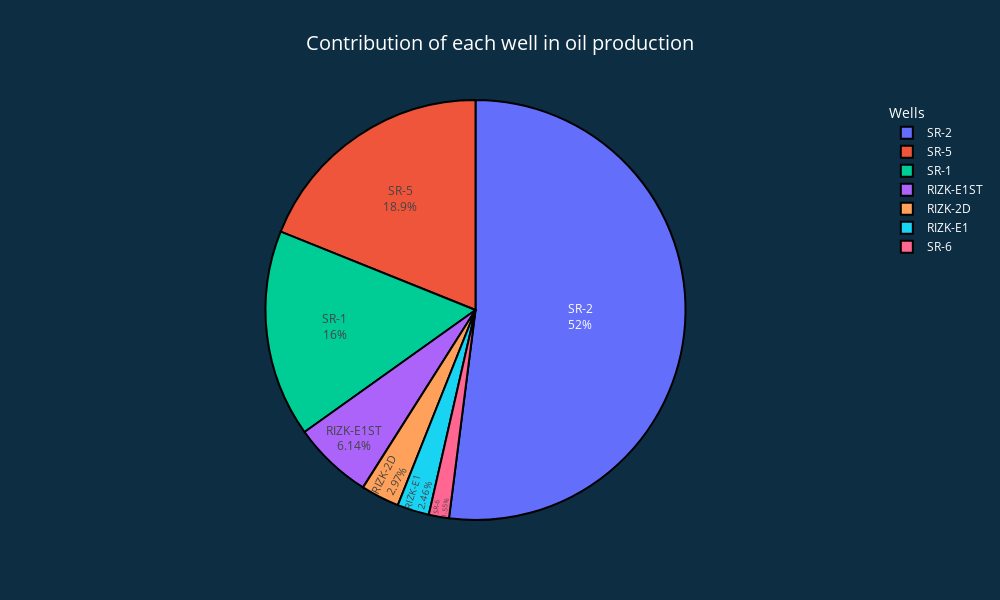

Notebook code cell kept with this figure:
### Code cell
#df = pd.DataFrame(company.values, index=company.index, columns=['Well', 'Total'])
company_oil = df.groupby('Well')['ALLOCATED_OIL'].sum().reset_index()

# Create the pie chart
fig_o = px.pie(company_oil, names='Well', values='ALLOCATED_OIL', 
               labels={"Well": "Well", 'ALLOCATED_OIL': "Total oil production (bbls)"},
               title="Contribution of each well in oil production")

# Update traces
fig_o.update_traces(textposition='inside', textinfo='percent+label',
                    hoverinfo='percent+label',
                    marker=dict(line=dict(color='#000000', width=2)))

# Update layout
fig_o.update_layout(
    title_x=0.5, title_font_size=20,
    paper_bgcolor="#0C2D42", font_color="#fff",
    legend_title_text="Wells", legend_title_font_size=14,
    width=1000,
    height=600
)

# Show the figure
fig_o.show()

### Figure 1 — Plotly figure (JSON) as saved in the notebook; plotly's stock layout.template omitted (floating-point values rounded to 4 significant figures)
{"data": [{"domain": {"x": [0, 1], "y": [0, 1]}, "hoverinfo": "percent+label", "hovertemplate": "Well=%{label}<br>Total oil production (bbls)=%{value}<extra></extra>", "labels": ["RIZK-2D", "RIZK-E1", "RIZK-E1ST", "SR-1", "SR-2", "SR-5", "SR-6"], "legendgroup": "", "marker": {"line": {"color": "#000000", "width": 2}}, "name": "", "showlegend": true, "textinfo": "percent+label", "textposition": "inside", "type": "pie", "values": [68110.0, 56510.0, 141100.0, 366400.0, 1195000.0, 434400.0, 35650.0]}], "layout": {"font": {"color": "#fff"}, "height": 600, "legend": {"title": {"font": {"size": 14}, "text": "Wells"}, "tracegroupgap": 0}, "paper_bgcolor": "#0C2D42", "title": {"font": {"size": 20}, "text": "Contribution of each well in oil production", "x": 0.5}, "width": 1000}}
